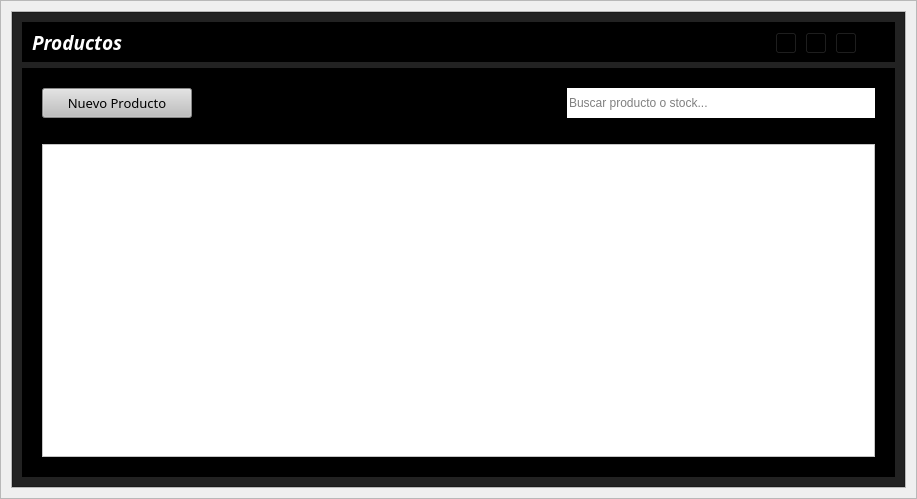
<?xml version="1.0" encoding="UTF-8"?>
<ui version="4.0">
 <class>ViewEmpleado</class>
 <widget class="QWidget" name="ViewEmpleado">
  <property name="geometry">
   <rect>
    <x>0</x>
    <y>0</y>
    <width>917</width>
    <height>499</height>
   </rect>
  </property>
  <property name="windowTitle">
   <string>Form</string>
  </property>
  <layout class="QVBoxLayout" name="verticalLayout">
   <property name="spacing">
    <number>0</number>
   </property>
   <property name="leftMargin">
    <number>0</number>
   </property>
   <property name="topMargin">
    <number>0</number>
   </property>
   <property name="rightMargin">
    <number>0</number>
   </property>
   <property name="bottomMargin">
    <number>0</number>
   </property>
   <item>
    <widget class="QFrame" name="central_widget_frame">
     <property name="frameShape">
      <enum>QFrame::StyledPanel</enum>
     </property>
     <property name="frameShadow">
      <enum>QFrame::Raised</enum>
     </property>
     <layout class="QVBoxLayout" name="shadow_layout">
      <property name="spacing">
       <number>0</number>
      </property>
      <property name="leftMargin">
       <number>10</number>
      </property>
      <property name="topMargin">
       <number>10</number>
      </property>
      <property name="rightMargin">
       <number>10</number>
      </property>
      <property name="bottomMargin">
       <number>10</number>
      </property>
      <item>
       <widget class="QFrame" name="background_frame">
        <property name="frameShape">
         <enum>QFrame::StyledPanel</enum>
        </property>
        <property name="frameShadow">
         <enum>QFrame::Raised</enum>
        </property>
        <layout class="QVBoxLayout" name="verticalLayout_2">
         <property name="spacing">
          <number>0</number>
         </property>
         <property name="leftMargin">
          <number>0</number>
         </property>
         <property name="topMargin">
          <number>0</number>
         </property>
         <property name="rightMargin">
          <number>0</number>
         </property>
         <property name="bottomMargin">
          <number>0</number>
         </property>
         <item>
          <widget class="QFrame" name="content_frame">
           <property name="minimumSize">
            <size>
             <width>0</width>
             <height>0</height>
            </size>
           </property>
           <property name="styleSheet">
            <string notr="true">background-color: rgb(34, 34, 34);</string>
           </property>
           <property name="frameShape">
            <enum>QFrame::StyledPanel</enum>
           </property>
           <property name="frameShadow">
            <enum>QFrame::Raised</enum>
           </property>
           <layout class="QVBoxLayout" name="verticalLayout_7">
            <property name="spacing">
             <number>6</number>
            </property>
            <property name="leftMargin">
             <number>9</number>
            </property>
            <property name="topMargin">
             <number>9</number>
            </property>
            <property name="rightMargin">
             <number>9</number>
            </property>
            <property name="bottomMargin">
             <number>9</number>
            </property>
            <item>
             <widget class="QFrame" name="frame_nav">
              <property name="minimumSize">
               <size>
                <width>0</width>
                <height>40</height>
               </size>
              </property>
              <property name="maximumSize">
               <size>
                <width>16777215</width>
                <height>40</height>
               </size>
              </property>
              <property name="styleSheet">
               <string notr="true">background-color: rgb(0, 0, 0);</string>
              </property>
              <property name="frameShape">
               <enum>QFrame::StyledPanel</enum>
              </property>
              <property name="frameShadow">
               <enum>QFrame::Raised</enum>
              </property>
              <layout class="QHBoxLayout" name="horizontalLayout_6">
               <item>
                <widget class="QLabel" name="label_tittle">
                 <property name="font">
                  <font>
                   <family>Tw Cen MT</family>
                   <pointsize>14</pointsize>
                   <weight>75</weight>
                   <italic>true</italic>
                   <bold>true</bold>
                  </font>
                 </property>
                 <property name="styleSheet">
                  <string notr="true">color: rgb(255, 255, 255) ;</string>
                 </property>
                 <property name="text">
                  <string>Productos</string>
                 </property>
                </widget>
               </item>
               <item>
                <widget class="QFrame" name="butttons_holder_frame">
                 <property name="minimumSize">
                  <size>
                   <width>110</width>
                   <height>30</height>
                  </size>
                 </property>
                 <property name="maximumSize">
                  <size>
                   <width>110</width>
                   <height>16777215</height>
                  </size>
                 </property>
                 <property name="frameShape">
                  <enum>QFrame::StyledPanel</enum>
                 </property>
                 <property name="frameShadow">
                  <enum>QFrame::Raised</enum>
                 </property>
                 <widget class="QToolButton" name="minimize_button">
                  <property name="geometry">
                   <rect>
                    <x>0</x>
                    <y>0</y>
                    <width>22</width>
                    <height>22</height>
                   </rect>
                  </property>
                  <property name="text">
                   <string>...</string>
                  </property>
                  <property name="icon">
                   <iconset>
                    <normaloff>L:/AngelCuk/assets/icons/minimize-window.png</normaloff>L:/AngelCuk/assets/icons/minimize-window.png</iconset>
                  </property>
                 </widget>
                 <widget class="QToolButton" name="restore_button">
                  <property name="geometry">
                   <rect>
                    <x>30</x>
                    <y>0</y>
                    <width>22</width>
                    <height>22</height>
                   </rect>
                  </property>
                  <property name="text">
                   <string>...</string>
                  </property>
                  <property name="icon">
                   <iconset>
                    <normaloff>L:/AngelCuk/assets/icons/restore-window.png</normaloff>L:/AngelCuk/assets/icons/restore-window.png</iconset>
                  </property>
                 </widget>
                 <widget class="QToolButton" name="maximize_button">
                  <property name="geometry">
                   <rect>
                    <x>30</x>
                    <y>0</y>
                    <width>22</width>
                    <height>22</height>
                   </rect>
                  </property>
                  <property name="text">
                   <string>...</string>
                  </property>
                  <property name="icon">
                   <iconset>
                    <normaloff>L:/AngelCuk/assets/icons/maximize-window.png</normaloff>L:/AngelCuk/assets/icons/maximize-window.png</iconset>
                  </property>
                 </widget>
                 <widget class="QToolButton" name="close_button">
                  <property name="geometry">
                   <rect>
                    <x>60</x>
                    <y>0</y>
                    <width>22</width>
                    <height>22</height>
                   </rect>
                  </property>
                  <property name="text">
                   <string>...</string>
                  </property>
                  <property name="icon">
                   <iconset>
                    <normaloff>L:/AngelCuk/assets/icons/close-window.png</normaloff>L:/AngelCuk/assets/icons/close-window.png</iconset>
                  </property>
                 </widget>
                </widget>
               </item>
              </layout>
             </widget>
            </item>
            <item>
             <widget class="QFrame" name="frame_action">
              <property name="styleSheet">
               <string notr="true">background-color: rgb(0, 0, 0);</string>
              </property>
              <property name="frameShape">
               <enum>QFrame::StyledPanel</enum>
              </property>
              <property name="frameShadow">
               <enum>QFrame::Raised</enum>
              </property>
              <layout class="QVBoxLayout" name="verticalLayout_5">
               <item>
                <widget class="QFrame" name="frame_5">
                 <property name="minimumSize">
                  <size>
                   <width>0</width>
                   <height>50</height>
                  </size>
                 </property>
                 <property name="frameShape">
                  <enum>QFrame::StyledPanel</enum>
                 </property>
                 <property name="frameShadow">
                  <enum>QFrame::Raised</enum>
                 </property>
                 <layout class="QHBoxLayout" name="horizontalLayout_5">
                  <item>
                   <widget class="QPushButton" name="new_request_button_cliente">
                    <property name="minimumSize">
                     <size>
                      <width>150</width>
                      <height>30</height>
                     </size>
                    </property>
                    <property name="font">
                     <font>
                      <family>Tw Cen MT Condensed Extra Bold</family>
                      <pointsize>10</pointsize>
                     </font>
                    </property>
                    <property name="styleSheet">
                     <string notr="true">QPushButton{
	
	background-color: rgb(190, 190, 190);
	color: black;
}

QPushButton:hover{
	
	background-color: rgb(97, 35, 45);
	color: white;
}

</string>
                    </property>
                    <property name="text">
                     <string>Nuevo Producto</string>
                    </property>
                    <property name="icon">
                     <iconset>
                      <normaloff>L:/OneDrive/Escritorio/AngelCuk/assets/icons/plus.png</normaloff>L:/OneDrive/Escritorio/AngelCuk/assets/icons/plus.png</iconset>
                    </property>
                   </widget>
                  </item>
                  <item>
                   <spacer name="horizontalSpacer_2">
                    <property name="orientation">
                     <enum>Qt::Horizontal</enum>
                    </property>
                    <property name="sizeHint" stdset="0">
                     <size>
                      <width>40</width>
                      <height>20</height>
                     </size>
                    </property>
                   </spacer>
                  </item>
                  <item>
                   <layout class="QHBoxLayout" name="horizontalLayout_3">
                    <property name="spacing">
                     <number>0</number>
                    </property>
                    <property name="rightMargin">
                     <number>0</number>
                    </property>
                    <item>
                     <widget class="QLabel" name="label">
                      <property name="minimumSize">
                       <size>
                        <width>30</width>
                        <height>30</height>
                       </size>
                      </property>
                      <property name="maximumSize">
                       <size>
                        <width>30</width>
                        <height>16777215</height>
                       </size>
                      </property>
                      <property name="styleSheet">
                       <string notr="true">background-color: black;
border-radius: 0px;</string>
                      </property>
                      <property name="text">
                       <string/>
                      </property>
                      <property name="pixmap">
                       <pixmap>L:/AngelCuk/assets/icons/search.png</pixmap>
                      </property>
                     </widget>
                    </item>
                    <item>
                     <widget class="QLineEdit" name="search_line_edit">
                      <property name="minimumSize">
                       <size>
                        <width>0</width>
                        <height>30</height>
                       </size>
                      </property>
                      <property name="maximumSize">
                       <size>
                        <width>500</width>
                        <height>16777215</height>
                       </size>
                      </property>
                      <property name="styleSheet">
                       <string notr="true">background-color: white;
border-radius: 0px;</string>
                      </property>
                      <property name="placeholderText">
                       <string>Buscar producto o stock...</string>
                      </property>
                     </widget>
                    </item>
                   </layout>
                  </item>
                 </layout>
                </widget>
               </item>
               <item>
                <widget class="QFrame" name="frame">
                 <property name="frameShape">
                  <enum>QFrame::StyledPanel</enum>
                 </property>
                 <property name="frameShadow">
                  <enum>QFrame::Raised</enum>
                 </property>
                 <layout class="QVBoxLayout" name="verticalLayout_3">
                  <item>
                   <widget class="QTableView" name="productos_table">
                    <property name="styleSheet">
                     <string notr="true">background-color: rgb(255, 255, 255);
color: rgb(0, 0, 0);</string>
                    </property>
                   </widget>
                  </item>
                 </layout>
                </widget>
               </item>
              </layout>
             </widget>
            </item>
           </layout>
          </widget>
         </item>
        </layout>
       </widget>
      </item>
     </layout>
    </widget>
   </item>
  </layout>
 </widget>
 <resources/>
 <connections/>
</ui>
